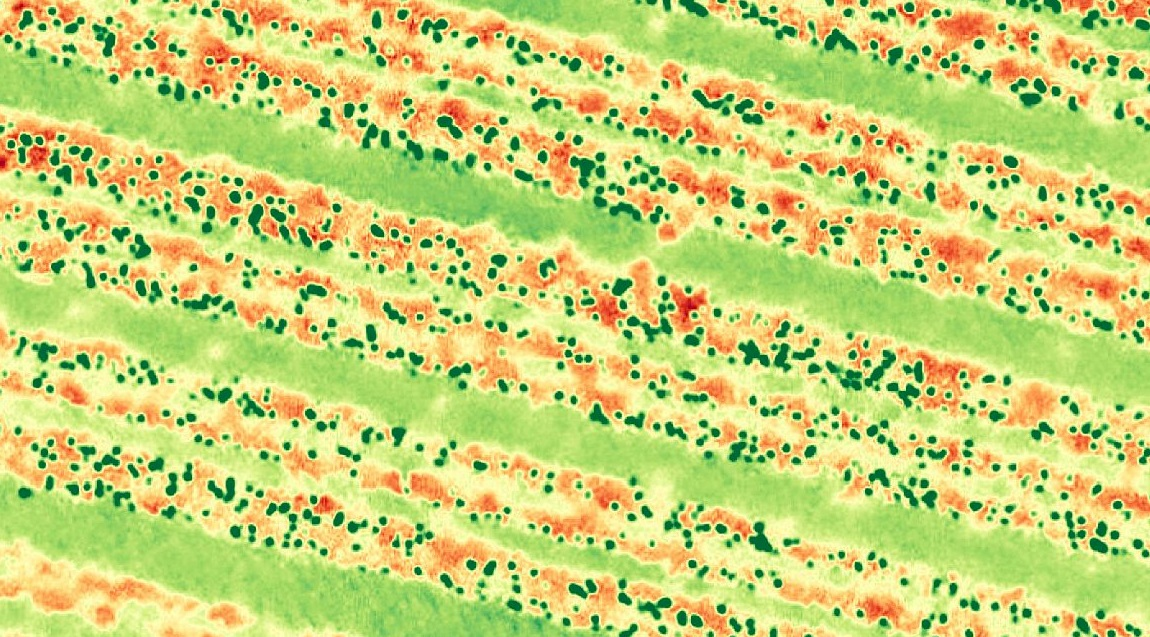
#> input picture goruntuİslemeVize/tarla.jpg, 1150 x 637 px
$ python soru4.py
#> lines starting #> are read from the running program, lines starting #| are printed output that depends on the picture; after the words box and inside, x2 and y2 are one past the last pixel; in counts of white or black regions, pixels touching at a corner belong together
import cv2
import numpy as np
import pandas as pd
from scipy.stats import entropy

image = cv2.imread('tarla.jpg')
#> image is the input picture: shape (637, 1150, 3); mean B, G, R 117.4, 209.8, 199


lower_green = np.array([25, 50, 50])
upper_green = np.array([100, 255, 255])
mask = cv2.inRange(cv2.cvtColor(image, cv2.COLOR_BGR2HSV), lower_green, upper_green)
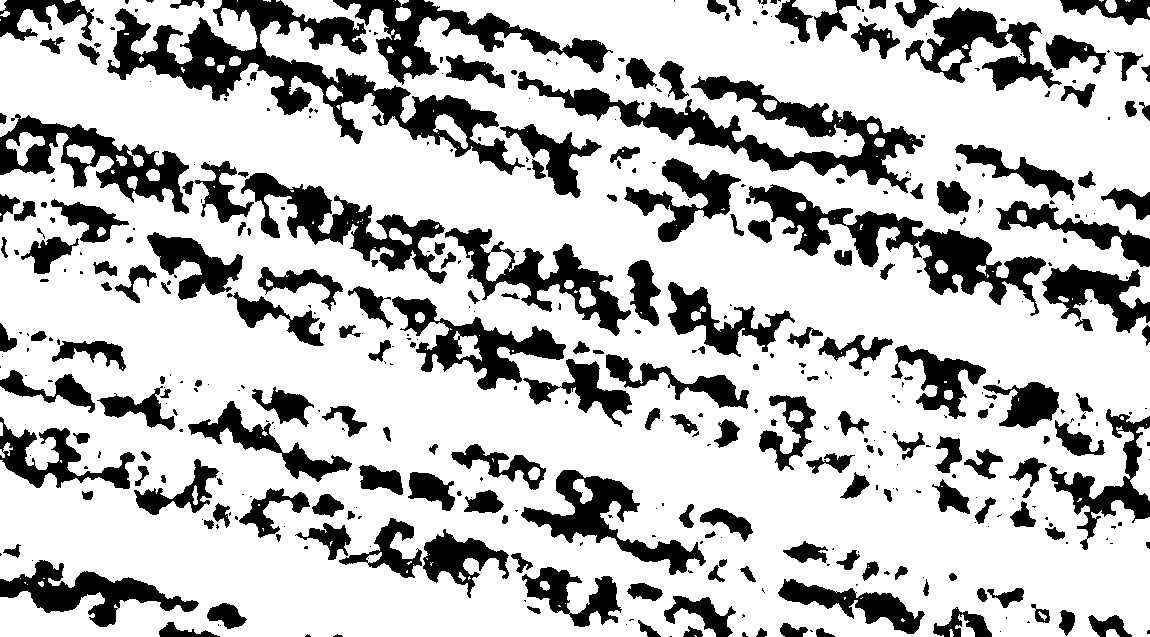
#> mask: shape (637, 1150); 73.9% white; 439 black regions (233 under 20 px)


contours, _ = cv2.findContours(mask, cv2.RETR_EXTERNAL, cv2.CHAIN_APPROX_SIMPLE)
#> contours = 66 contours, 40 with area under 20; largest, box (x1, y1, x2, y2) and area: (0, 0, 1150, 637) 662824, (1130, 427, 1150, 501) 763, (6, 132, 45, 166) 510, (433, 114, 468, 149) 466, (66, 144, 95, 164) 342


data = {
    'No': [],
    'Center': [],
    'Length': [],
    'Width': [],
    'Diagonal': [],
    'Energy': [],
    'Entropy': [],
    'Mean': [],
    'Median': []
}


for i, contour in enumerate(contours):

    x, y, w, h = cv2.boundingRect(contour)


    center = (x + w // 2, y + h // 2)


    data['No'].append(i + 1)
    data['Center'].append(center)
    data['Length'].append(w)
    data['Width'].append(h)
    data['Diagonal'].append(np.sqrt(w ** 2 + h ** 2))
    data['Energy'].append(np.sum(image[y:y + h, x:x + w] ** 2))
    hist = cv2.calcHist([image[y:y + h, x:x + w]], [0], None, [256], [0, 256])
    data['Entropy'].append(entropy(hist, base=2))
    data['Mean'].append(np.mean(image[y:y + h, x:x + w]))
    data['Median'].append(np.median(image[y:y + h, x:x + w]))
#> this loop made 66 passes
#> (x, y, w, h, center) on passes 2, 3, 4, 7, 10, 12, 13, 15, 16, 18, 20, 21: (1106, 629, 14, 8, (1113, 633)), (949, 629, 5, 8, (951, 633)), (955, 614, 20, 23, (965, 625)), (38, 581, 6, 6, (41, 584)), (1077, 498, 5, 4, (1079, 500)), (0, 442, 13, 16, (6, 450)), (1130, 427, 20, 74, (1140, 464)), (0, 422, 3, 14, (1, 429)), (1120, 416, 4, 4, (1122, 418)), (1058, 296, 11, 6, (1063, 299)), (1017, 210, 10, 12, (1022, 216)), (127, 176, 11, 14, (132, 183))
#> (x, y, w, h) on passes 5, 9, 14, 25, 27, 28: (27, 584, 1, 1), (20, 578, 1, 1), (1146, 424, 1, 1), (458, 147, 1, 1), (438, 133, 1, 1), (421, 133, 1, 1)


df = pd.DataFrame(data)


df.to_excel('hiperspektral_ozellikler.xlsx', index=False)
